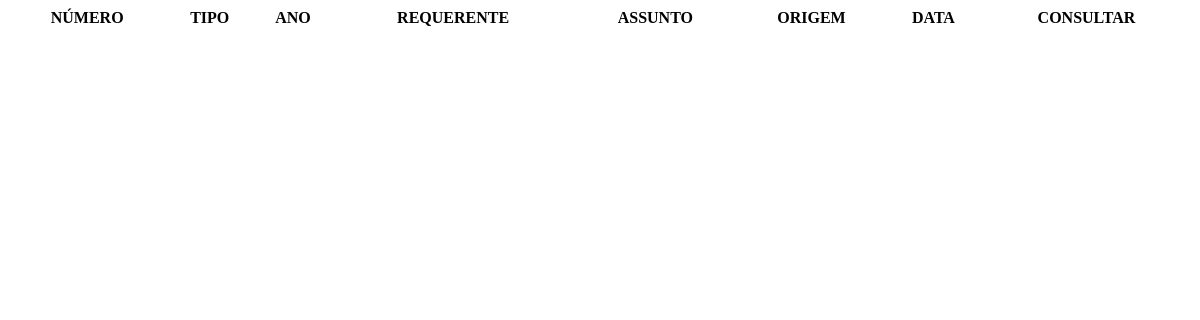
Page /site/recursos/includes/consulta/consulta_requerente.php (signed in) on the earlier database version.
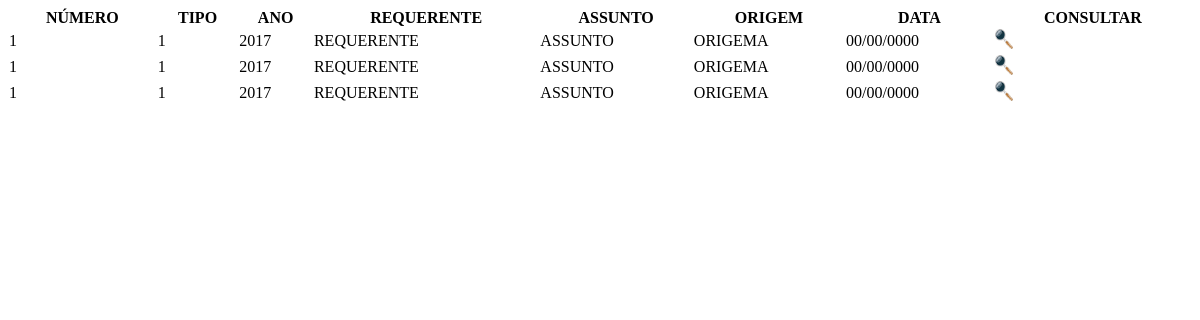
Same page on the later database version.
### tables this page shows
CREATE TABLE `cadastro_processo` (
  `idProcesso` int(11) NOT NULL,
  `numeroProcesso` int(11) NOT NULL,
  `tipoProcesso` int(11) NOT NULL,
  `anoProcesso` int(11) NOT NULL,
  `dataProcesso` date NOT NULL,
  `idAssunto` int(11) NOT NULL DEFAULT '0',
  `descricao_assunto` varchar(50) NOT NULL,
  `idOrigem` int(11) NOT NULL DEFAULT '0',
  `descricao_origem` varchar(50) NOT NULL,
  `idRequerente` int(11) NOT NULL DEFAULT '0',
  `descricao_requerente` varchar(50) NOT NULL,
  `logradouro` varchar(50) NOT NULL,
  `numero` int(11) NOT NULL,
  `complemento` varchar(50) NOT NULL,
  `bairro` varchar(50) NOT NULL,
  `cidade` varchar(50) NOT NULL,
  `uf` varchar(50) NOT NULL,
  `cep` varchar(50) NOT NULL,
  `telefone` varchar(14) NOT NULL,
  `celular` varchar(15) NOT NULL,
  `usuario` varchar(50) NOT NULL
);

CREATE TABLE `tipo_processo` (
  `id_tipo_processo` int(11) NOT NULL,
  `descricao_tipo_processo` varchar(50) NOT NULL,
  `numero_proximo_processo` int(11) NOT NULL,
  `usuario` varchar(50) NOT NULL
);

### site/recursos/includes/funcoes/funcao_formata_data.php (called while the page is built, shortened)
<?php
function dataBrasileiro($data) {
    if ($data == "" || $data == "1900-01-01 00:00:00.000") {
        return "00/00/0000";
    } else {
        $partes_data = explode("-", $data);
        $ano = $partes_data[0];
        $mes = $partes_data[1];
        $resto_data = explode(" ", $partes_data[2]);
        $dia = $resto_data[0];
        $data_brasil = $dia . "/" . $mes . "/" . $ano;
        return $data_brasil;
    }
}
function dataAmericano($data) {
    if ($data == "" || $data == "00/00/0000") {
        return null;
    } else {
        $partes_data = explode("/", $data);
        $dia = $partes_data[0];
        $mes = $partes_data[1];
        $ano = $partes_data[2];
        return $ano . '-' . $mes . '-' . $dia;
    }
}

### site/recursos/includes/consulta/consulta_requerente.php (the view, shortened to what this page needs)
<?php
include_once '../funcoes/funcao_formata_data.php';
$requerente = $_POST['requerente'];
$data_inicial = dataAmericano($_POST['dt_inicial']);
$data_final = dataAmericano($_POST['dt_final']);
?>
<!DOCTYPE html>
<html>
    <head>
    </head>
    <body>
        <div style="overflow: auto; max-width: 100%;">
            <table id="table" class="display" cellspacing="0" width="100%">
                <thead>
                    <tr>
                        <th>NÚMERO</th>
                        <th>TIPO</th>
                        <th>ANO</th>
                        <th>REQUERENTE</th>
                        <th>ASSUNTO</th>
                        <th>ORIGEM</th>
                        <th>DATA</th>
                        <th>CONSULTAR</th>
                    </tr>
                </thead>
                <tbody>
                    <?php
                    include_once '../estrutura/conexao/conexao.php';
                    $sql = "SELECT * ";
                    $sql = $sql . " FROM  cadastro_processo c , tipo_processo t";
                    $sql = $sql . " WHERE  c.descricao_requerente LIKE  '%$requerente%' ";
                    $sql = $sql . " AND c.tipoProcesso = t.id_tipo_processo";
                    $sql = $sql . " AND c.dataProcesso >= '$data_inicial' ";
                    $sql = $sql . " AND c. dataProcesso <= '$data_final' ";
                    $sql = $sql . " ORDER BY  c.idProcesso   ";
                    $query = $pdo->prepare($sql);
                    $query->execute();
                    for ($i = 0; $dados = $query->fetch(); $i++) {
                        ?>
                        <tr>
                            <td><?php echo $dados['numeroProcesso']; ?></td>
                            <td><?php echo  $dados['id_tipo_processo']; ?></td>
                            <td><?php echo $dados['anoProcesso']; ?></td>
                            <td><?php echo $dados['descricao_requerente']; ?></td>
                            <td><?php echo $dados['descricao_assunto']; ?></td>
                            <td><?php echo $dados['descricao_origem']; ?></td>
                            <td><?php echo dataBrasileiro($dados['dataProcesso']); ?></td>
                            <td><a href="#" id="id_consultar_processo"  data-id="<?php echo $dados['idProcesso']; ?>"><img src="recursos/imagens/estrutura/lupa.png" alt="consultar" height="20px;"></a></td>
                        </tr>
                        <?php
                    }
                    ?>
                </tbody>
            </table>
        </div>
    </body>
</html>

Differences in the rows shown:
added cadastro_processo: numeroProcesso "1", tipo_processo.id_tipo_processo "1", anoProcesso "2017", descricao_requerente "REQUERENTE", descricao_assunto "ASSUNTO", descricao_origem "ORIGEMA", dataProcesso "00/00/0000"
added cadastro_processo: numeroProcesso "1", tipo_processo.id_tipo_processo "1", anoProcesso "2017", descricao_requerente "REQUERENTE", descricao_assunto "ASSUNTO", descricao_origem "ORIGEMA", dataProcesso "00/00/0000"
added cadastro_processo: numeroProcesso "1", tipo_processo.id_tipo_processo "1", anoProcesso "2017", descricao_requerente "REQUERENTE", descricao_assunto "ASSUNTO", descricao_origem "ORIGEMA", dataProcesso "00/00/0000"
